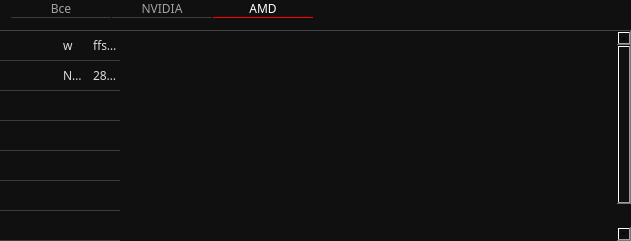
            <widget class="QFrame" name="frameMother">
             <property name="geometry">
              <rect>
               <x>50</x>
               <y>670</y>
               <width>631</width>
               <height>241</height>
              </rect>
             </property>
             <property name="styleSheet">
              <string notr="true">background-color: #101010;
border: 0px;</string>
             </property>
             <property name="frameShape">
              <enum>QFrame::StyledPanel</enum>
             </property>
             <property name="frameShadow">
              <enum>QFrame::Raised</enum>
             </property>
             <widget class="QTabWidget" name="tabWidgetMothet">
              <property name="enabled">
               <bool>true</bool>
              </property>
              <property name="geometry">
               <rect>
                <x>10</x>
                <y>0</y>
                <width>621</width>
                <height>31</height>
               </rect>
              </property>
              <property name="font">
               <font>
                <family>Montserrat Medium</family>
                <pointsize>9</pointsize>
               </font>
              </property>
              <property name="styleSheet">
               <string notr="true">QTabWidget::pane
{
	background: #101010;
	border-bottom: 1px solid rgb(60,60,60); 
	border-right: 0px;
	border-left: 0px;
	border-top:0px;
		
}

QTabBar::tab
{
	background-color: #101010;
	min-width: 100px;
	min-height: 10ex;
	margin-left: 1px;
	color: #a2a2a2;
	border-bottom: 1px solid rgb(60,60,60); 
	
}
QTabBar::tab:selected
{
	color: white;
	border-right: 0px;
	border-left: 0px;
	border-top:0px;
	border-bottom: 1px solid #FF0000;
}
QTabBar::tab:hover
{
	color: #FF0000;
	background: #252525;
}</string>
              </property>
              <property name="currentIndex">
               <number>2</number>
              </property>
              <widget class="QWidget" name="allMother">
               <attribute name="title">
                <string>Все</string>
               </attribute>
              </widget>
              <widget class="QWidget" name="tabMoth1">
               <attribute name="title">
                <string>NVIDIA</string>
               </attribute>
              </widget>
              <widget class="QWidget" name="tabMoth2">
               <attribute name="title">
                <string>AMD</string>
               </attribute>
              </widget>
             </widget>
             <widget class="QTableWidget" name="tableConfMother">
              <property name="enabled">
               <bool>true</bool>
              </property>
              <property name="geometry">
               <rect>
                <x>0</x>
                <y>30</y>
                <width>631</width>
                <height>211</height>
               </rect>
              </property>
              <property name="font">
               <font>
                <family>Montserrat Medium</family>
                <stylestrategy>PreferAntialias</stylestrategy>
               </font>
              </property>
              <property name="mouseTracking">
               <bool>true</bool>
              </property>
              <property name="focusPolicy">
               <enum>Qt::NoFocus</enum>
              </property>
              <property name="autoFillBackground">
               <bool>false</bool>
              </property>
              <property name="styleSheet">
               <string notr="true">QHeaderView
{	
	background-color: #101010;
	color: #dddddd;
	border: 0px;
	font-size: 14px;
	min-width: 100px;	
	min-height: 30px;
}

QHeaderView::section
{
	background-color: #101010;
	min-width: 10px;	
	min-height: 25px;
	border: 0px solid;
	border-right: 1px solid rgb(50,50,50); 
	color: #dddddd;
	font-size: 12px;
}

QHeaderView::section:hover {
   color: white;
	background-color: rgb(80,80,80);
}

QHeaderView::section{
    color: white;
	selection-background-color:#ffc0cb;
}

QTableWidget QTableCornerButton::section
{
	
	background: rgb(80,80,80);
	border-style: solid;
	border-width: 1px;
}

QTableWidget::item
{
 	border-bottom: 1px solid rgb(60,60,60); 
	border-right: 0px;
	border-left: 0px;
	border-top:0px;
}

QTableView
{
	background-color: #101010;
	color: #dddddd;
	border-top: 1px solid #434343;
	border-right: 0px;
	border-left: 0px;
	border-bottom: 0px;
}

QTableWidget::item:hover {
    color: white;
	border-bottom: 1px solid rgb(180,180,180);
}      

QTableWidget::item:selected
{
 	color: white;
	border-bottom: 1px solid rgb(180,180,180);
}

QScrollBar:vertical {
	border: none;
    background-color: #151515;
    width: 12px;
    margin: 15px 0 15px 0;
	border-radius: 0px;
 }

/*  HANDLE BAR VERTICAL */
QScrollBar::handle:vertical {	
	background-color: #151515;
	min-height: 30px;
	border-radius: 0px;
	border: 1px solid;
	border-right: 0px;
	border-color: rgb(60,60,60);
}
QScrollBar::handle:vertical:hover{	
	background-color:  rgb(50,50,50);
	border-color: rgb(60,60,60);
}
QScrollBar::handle:vertical:pressed {	
	background-color: rgb(120, 0, 2);
}

/* BTN TOP - SCROLLBAR */
QScrollBar::sub-line:vertical {
	background-color: #151515;
	height: 15px;
	subcontrol-position: top;
	subcontrol-origin: margin;
	border: 0px;
	border-bottom: 1px solid rgb(180, 0, 0);
}
QScrollBar::sub-line:vertical:hover {	
	background-color: #575757;
	border-color: #242424;
}
QScrollBar::sub-line:vertical:pressed {	
	background-color: rgb(120, 0, 2);
}

/* BTN BOTTOM - SCROLLBAR */
QScrollBar::add-line:vertical {
	background-color: #151515;
	height: 15px;
	subcontrol-position: bottom;
	subcontrol-origin: margin;
	border: 1px solid;
	border-color: rgb(60,60,60);
	border: 1px solid;
	border-top:1px solid rgb(180, 0, 0);
	border-right: 0px;
	border-bottom: 0px;
}
QScrollBar::add-line:vertical:hover {	
	background-color: #575757;
	border-color: #242424;
}
QScrollBar::add-line:vertical:pressed {	
	background-color: rgb(120, 0, 2);
}
/* RESET ARROW */
QScrollBar::up-arrow:vertical, QScrollBar::down-arrow:vertical {
	background: none;
}

QScrollBar::add-page:vertical, QScrollBar::sub-page:vertical {
	background: none;
}
</string>
              </property>
              <property name="editTriggers">
               <set>QAbstractItemView::SelectedClicked</set>
              </property>
              <property name="selectionMode">
               <enum>QAbstractItemView::SingleSelection</enum>
              </property>
              <property name="selectionBehavior">
               <enum>QAbstractItemView::SelectRows</enum>
              </property>
              <property name="showGrid">
               <bool>false</bool>
              </property>
              <property name="gridStyle">
               <enum>Qt::SolidLine</enum>
              </property>
              <property name="sortingEnabled">
               <bool>true</bool>
              </property>
              <attribute name="horizontalHeaderVisible">
               <bool>false</bool>
              </attribute>
              <attribute name="horizontalHeaderCascadingSectionResizes">
               <bool>true</bool>
              </attribute>
              <attribute name="horizontalHeaderDefaultSectionSize">
               <number>30</number>
              </attribute>
              <attribute name="horizontalHeaderHighlightSections">
               <bool>false</bool>
              </attribute>
              <attribute name="horizontalHeaderMinimumSectionSize">
               <number>15</number>
              </attribute>
              <attribute name="horizontalHeaderShowSortIndicator" stdset="0">
               <bool>true</bool>
              </attribute>
              <attribute name="horizontalHeaderStretchLastSection">
               <bool>false</bool>
              </attribute>
              <attribute name="verticalHeaderVisible">
               <bool>false</bool>
              </attribute>
              <attribute name="verticalHeaderCascadingSectionResizes">
               <bool>false</bool>
              </attribute>
              <attribute name="verticalHeaderMinimumSectionSize">
               <number>10</number>
              </attribute>
              <row>
               <property name="text">
                <string>w</string>
               </property>
              </row>
              <row>
               <property name="text">
                <string>New Row</string>
               </property>
              </row>
              <row>
               <property name="text">
                <string>New Row</string>
               </property>
              </row>
              <row>
               <property name="text">
                <string>New Row</string>
               </property>
              </row>
              <row>
               <property name="text">
                <string>New Row</string>
               </property>
              </row>
              <row>
               <property name="text">
                <string>New Row</string>
               </property>
              </row>
              <row>
               <property name="text">
                <string>New Row</string>
               </property>
              </row>
              <row>
               <property name="text">
                <string>New Row</string>
               </property>
              </row>
              <column>
               <property name="text">
                <string>Выбор</string>
               </property>
              </column>
              <column>
               <property name="text">
                <string>Склад</string>
               </property>
              </column>
              <column>
               <property name="text">
                <string>Название</string>
               </property>
              </column>
              <column>
               <property name="text">
                <string>др. параметры</string>
               </property>
              </column>
              <item row="0" column="0">
               <property name="text">
                <string/>
               </property>
              </item>
              <item row="0" column="2">
               <property name="text">
                <string>w</string>
               </property>
              </item>
              <item row="0" column="3">
               <property name="text">
                <string>ffssssrrrwrwer3333222234</string>
               </property>
              </item>
              <item row="1" column="2">
               <property name="text">
                <string>NVIDIA RTX 4080</string>
               </property>
              </item>
              <item row="1" column="3">
               <property name="text">
                <string>2878913412</string>
               </property>
              </item>
             </widget>
            </widget>
